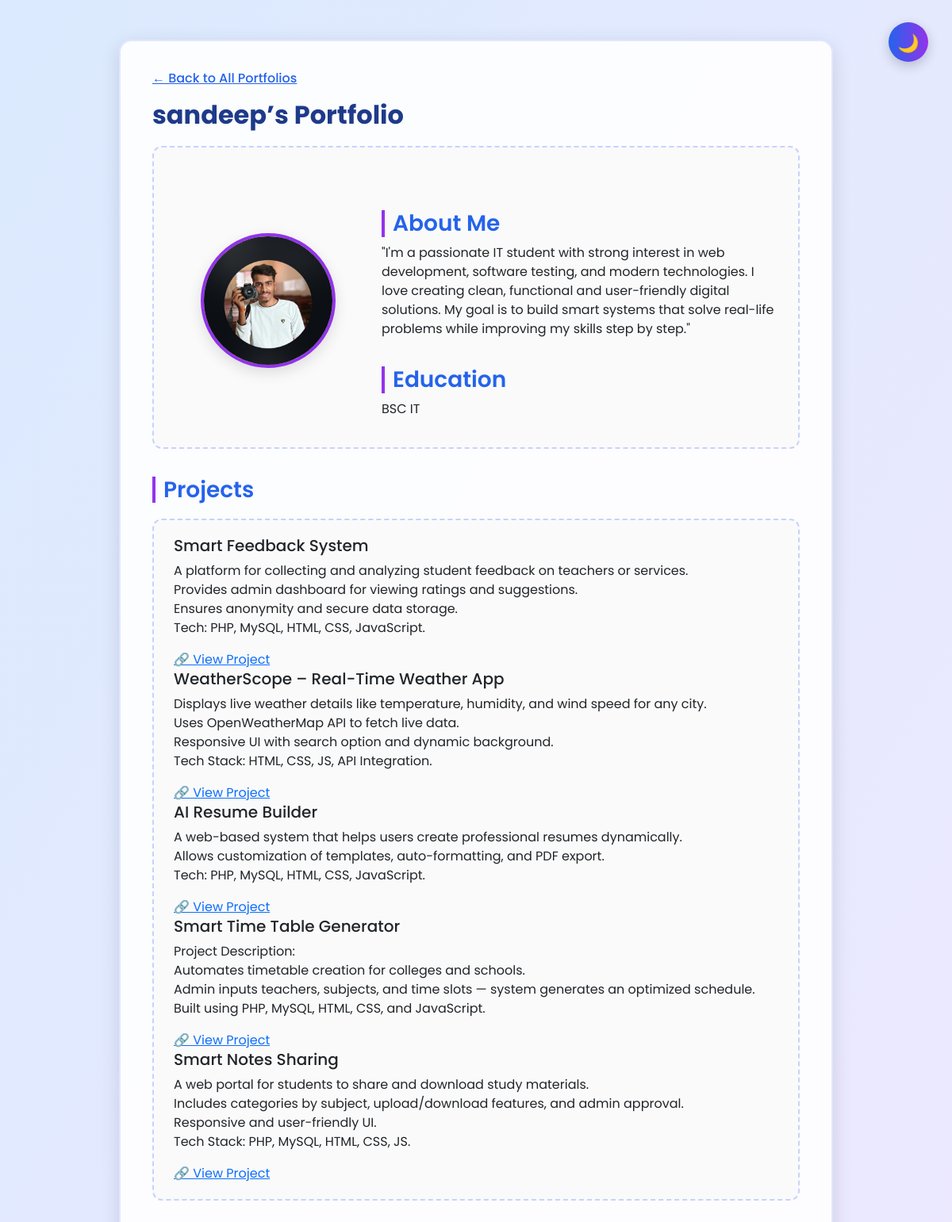
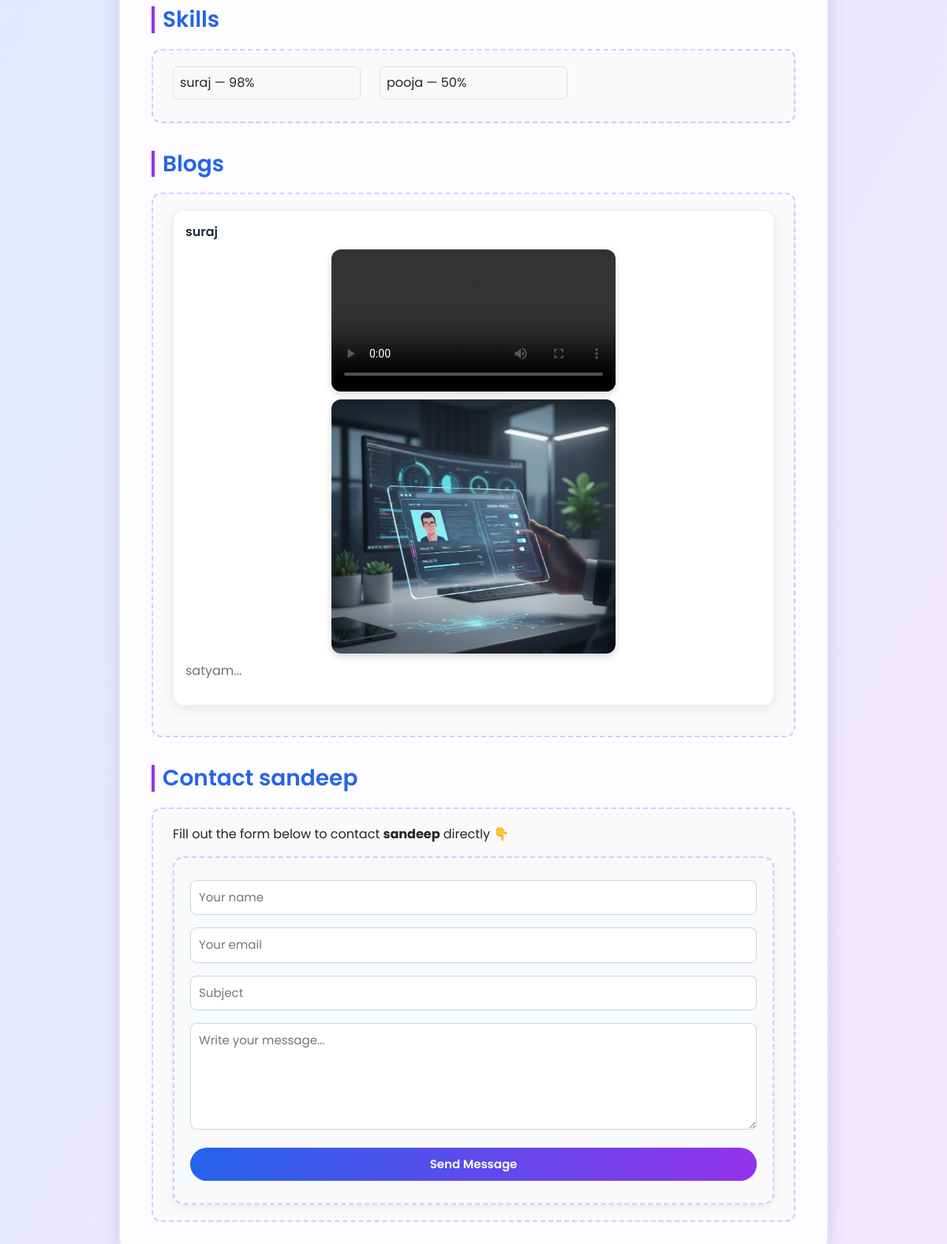
The app's page /view.php?user=11 with its own data (2 pictures, top to bottom).
### tables this page shows
CREATE TABLE `users` (
  `id` int(11) NOT NULL,
  `name` varchar(100) NOT NULL,
  `email` varchar(150) NOT NULL,
  `password` varchar(255) NOT NULL,
  `role` enum('admin','user') DEFAULT 'user',
  `status` enum('active','blocked') DEFAULT 'active',
  `created_at` timestamp NOT NULL DEFAULT current_timestamp(),
  `about_me` text DEFAULT NULL,
  `education` varchar(255) DEFAULT NULL,
  `profile_photo` varchar(255) DEFAULT NULL,
  `resume_pdf` varchar(255) DEFAULT NULL
);

CREATE TABLE `projects` (
  `id` int(11) NOT NULL,
  `user_id` int(11) NOT NULL,
  `title` varchar(150) NOT NULL,
  `description` text NOT NULL,
  `link` varchar(255) DEFAULT NULL,
  `image` varchar(255) DEFAULT NULL,
  `created_at` timestamp NOT NULL DEFAULT current_timestamp()
);

CREATE TABLE `skills` (
  `id` int(11) NOT NULL,
  `user_id` int(11) NOT NULL,
  `skill_name` varchar(100) NOT NULL,
  `percentage` int(3) NOT NULL CHECK (`percentage` between 0 and 100),
  `created_at` timestamp NOT NULL DEFAULT current_timestamp()
);

CREATE TABLE `blogs` (
  `id` int(11) NOT NULL,
  `user_id` int(11) NOT NULL,
  `title` varchar(200) NOT NULL,
  `content` text NOT NULL,
  `image` varchar(255) DEFAULT NULL,
  `video` varchar(255) DEFAULT NULL,
  `created_at` timestamp NOT NULL DEFAULT current_timestamp()
);

### public/view.php (the view, shortened to what this page needs)
<?php
include '../config/db.php';
$uid = intval($_GET['user'] ?? 0);
$stmt = mysqli_prepare($conn, "SELECT id,name,about_me,education,profile_photo,resume_pdf FROM users WHERE id=? AND status='active' LIMIT 1");
mysqli_stmt_bind_param($stmt, "i", $uid);
mysqli_stmt_execute($stmt);
$userRes = mysqli_stmt_get_result($stmt);
$user = mysqli_fetch_assoc($userRes);
$projects = mysqli_query($conn, "SELECT * FROM projects WHERE user_id=$uid ORDER BY id DESC");
$skills = mysqli_query($conn, "SELECT * FROM skills WHERE user_id=$uid ORDER BY percentage DESC");
$blogs = mysqli_query($conn, "SELECT * FROM blogs WHERE user_id=$uid ORDER BY id DESC");
?>
<!doctype html>
<html lang="en">
<head>
<link href="https://cdn.jsdelivr.net/npm/bootstrap@5.3.3/dist/css/bootstrap.min.css" rel="stylesheet">
</head>
<body>
<button class="toggle-btn" id="themeToggle">🌙</button>
<div class="container">
  <a href="index.php" class="back-link">← Back to All Portfolios</a>
  <h1><?= htmlspecialchars($user['name']) ?>’s Portfolio</h1>
  <div class="section">
    <div class="row align-items-center mt-4">
      <div class="col-md-4 text-center">
        <img src="<?= !empty($user['profile_photo']) ? '../assets/images/'.htmlspecialchars($user['profile_photo']) : '../assets/images/default-profile.png' ?>" class="profile mb-3">
      </div>
      <div class="col-md-8">
        <h3>About Me</h3>
        <p><?= nl2br(htmlspecialchars($user['about_me'] ?: 'No details added yet.')) ?></p>
        <h3>Education</h3>
        <p><?= htmlspecialchars($user['education'] ?: '—') ?></p>
      </div>
    </div>
  </div>
  <h3>Projects</h3>
  <div class="section">
    <?php if(mysqli_num_rows($projects) > 0): ?>
      <?php while($p = mysqli_fetch_assoc($projects)): ?>
        <div class="project-card">
          <h5><?= htmlspecialchars($p['title']) ?></h5>
          <p><?= nl2br(htmlspecialchars($p['description'])) ?></p>
          <?php if(!empty($p['link'])): ?>
            <a href="<?= htmlspecialchars($p['link']) ?>" target="_blank">🔗 View Project</a>
          <?php endif; ?>
        </div>
      <?php endwhile; ?>
    <?php else: ?>
      <p>No projects yet.</p>
    <?php endif; ?>
  </div>
  <h3>Skills</h3>
  <div class="section">
    <div class="row">
      <?php if(mysqli_num_rows($skills) > 0): ?>
        <?php while($s = mysqli_fetch_assoc($skills)): ?>
          <div class="col-md-4">
            <div class="p-2 bg-light border rounded mb-2">
              <?= htmlspecialchars($s['skill_name']) ?> — <?= intval($s['percentage']) ?>%
            </div>
          </div>
        <?php endwhile; ?>
      <?php else: ?>
        <p>No skills added yet.</p>
      <?php endif; ?>
    </div>
  </div>
  <h3>Blogs</h3>
  <div class="section">
    <?php if(mysqli_num_rows($blogs) > 0): ?>
      <?php while($b = mysqli_fetch_assoc($blogs)): ?>
        <div class="blog-card">
          <div class="blog-title"><?= htmlspecialchars($b['title']) ?></div>
          <?php if(!empty($b['video'])): ?>
            <video controls class="blog-media">
              <source src="../assets/uploads/videos/<?= htmlspecialchars($b['video']) ?>" type="video/mp4">
            </video>
          <?php endif; ?>
          <?php if(!empty($b['image'])): ?>
            <img src="../assets/uploads/blogs/<?= htmlspecialchars($b['image']) ?>" class="blog-media">
          <?php endif; ?>
          <p style="color:#6b7280;">
            <?= nl2br(htmlspecialchars(substr($b['content'],0,250))) ?>...
          </p>
        </div>
      <?php endwhile; ?>
    <?php else: ?>
      <p>No blogs yet.</p>
    <?php endif; ?>
  </div>
  <h3>Contact <?= htmlspecialchars($user['name']) ?></h3>
  <div class="section">
    <p>Fill out the form below to contact <b><?= htmlspecialchars($user['name']) ?></b> directly 👇</p>
    <form method="POST" action="contact_submit.php">
      <input name="name" placeholder="Your name" required>
      <input name="email" type="email" placeholder="Your email" required>
      <input name="subject" placeholder="Subject" required>
      <textarea name="message" rows="5" placeholder="Write your message..." required></textarea>
      <button type="submit">Send Message</button>
    </form>
  </div>
</div>
</body>
</html>

### public/view.php (style rules this page uses)
body { font-family: 'Poppins', sans-serif; background: linear-gradient(120deg, #dbeafe, #f3e8ff); transition: background 0.4s ease, color 0.4s ease; }
.container { max-width: 900px; margin: 50px auto; background: rgba(255, 255, 255, 0.9); backdrop-filter: blur(10px); border-radius: 16px; padding: 35px 40px; box-shadow: 0 6px 25px rgba(0,0,0,0.12); border: 2px solid #e0e7ff; }
h1 { color: #1e3a8a; font-weight: 700; font-size: 2rem; }
h3 { color: #2563eb; font-weight: 600; margin-top: 35px; border-left: 4px solid #9333ea; padding-left: 10px; }
.section { border: 2px dashed #c7d2fe; border-radius: 12px; padding: 20px 25px; margin-top: 20px; background: #fafafa; }
.profile { width: 170px; height: 170px; object-fit: cover; border-radius: 50%; border: 4px solid #9333ea; box-shadow: 0 6px 18px rgba(0,0,0,0.12); }
.blog-card { background: #ffffff; border-radius: 14px; padding: 15px; margin-bottom: 18px; border: 1px solid rgba(0,0,0,0.06); box-shadow: 0 4px 14px rgba(0,0,0,0.08); }
.blog-title { font-size: 1rem; font-weight: 600; color: #1e293b; margin-bottom: 10px; }
.blog-media { width: 100%; max-width: 360px; display: block; border-radius: 12px; margin: 10px auto; box-shadow: 0 4px 10px rgba(0,0,0,0.15); }
form { margin-top: 15px; background: #f8fafc; padding: 20px; border-radius: 14px; box-shadow: 0 3px 8px rgba(0,0,0,0.07); border: 2px dashed #c7d2fe; }
input, textarea, button { width:100%; padding:10px; margin:8px 0; border-radius:8px; border:1px solid #cbd5e1; font-family:'Poppins',sans-serif; font-size:15px; }
button { background: linear-gradient(90deg, #2563eb, #9333ea); color:white; font-weight:600; cursor:pointer; border:none; transition:0.3s; border-radius: 25px; }
.toggle-btn { position: fixed; top: 20px; right: 30px; background: linear-gradient(90deg, #2563eb, #9333ea); color: white; border: none; border-radius: 50%; width: 50px; height: 50px; font-size: 22px; cursor: pointer; box-shadow: 0 5px 15px rgba(0,0,0,0.2); }
.back-link { display:inline-block; margin-bottom:15px; font-weight:500; color:#2563eb; }

### records on screen
users: name "sandeep", profile_photo (picture), about_me "\"I'm a passionate IT student with strong interest in web development, software testing, and modern technologies. I love creating clean, functional and user-friendly digital solutions. My goal is to build smart systems that solve real-life problems while improving my skills step by step.\"", education "BSC IT"
projects: title "Smart Feedback System", description "A platform for collecting and analyzing student feedback on teachers or services. Provides admin dashboard for viewing ratings and suggestions. Ensures anonymity and secure data storage. Tech: PHP, MySQL, HTML, CSS, JavaScript."
projects: title "WeatherScope – Real-Time Weather App", description "Displays live weather details like temperature, humidity, and wind speed for any city. Uses OpenWeatherMap API to fetch live data. Responsive UI with search option and dynamic background. Tech Stack: HTML, CSS, JS, API Integration."
projects: title "AI Resume Builder", description "A web-based system that helps users create professional resumes dynamically. Allows customization of templates, auto-formatting, and PDF export. Tech: PHP, MySQL, HTML, CSS, JavaScript."
projects: title "Smart Time Table Generator", description "Project Description: Automates timetable creation for colleges and schools. Admin inputs teachers, subjects, and time slots — system generates an optimized schedule. Built using PHP, MySQL, HTML, CSS, and JavaScript."
projects: title "Smart Notes Sharing", description "A web portal for students to share and download study materials. Includes categories by subject, upload/download features, and admin approval. Responsive and user-friendly UI. Tech Stack: PHP, MySQL, HTML, CSS, JS."
skills: skill_name "suraj", percentage "98"
skills: skill_name "pooja", percentage "50"
blogs: title "suraj", image (picture), content "satyam"
